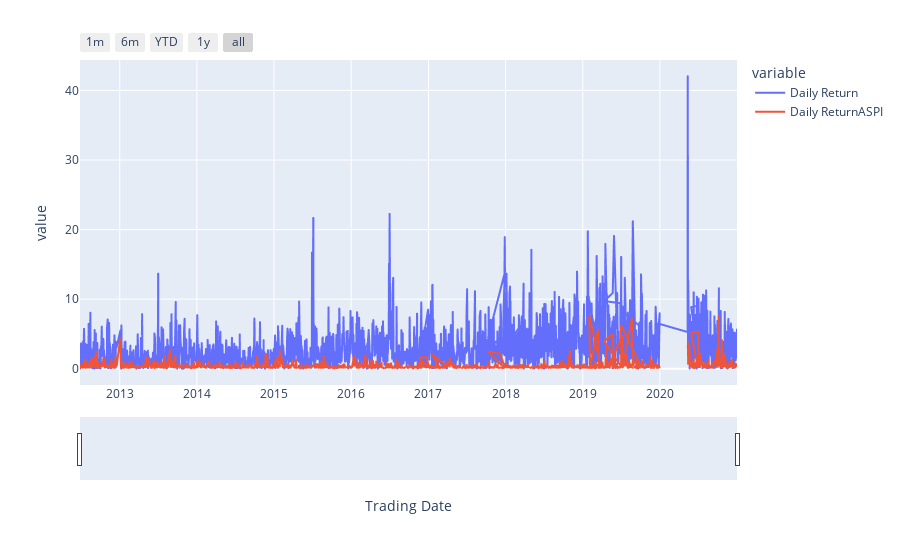

Notebook cell for this chart:
### Code cell
fig = px.line(newindexdf, x='Trading Date', y=['Daily Return','Daily ReturnASPI'])
fig.update_xaxes(
    rangeslider_visible=True,
    rangeselector=dict(
        buttons=list([
            dict(count=1, label="1m", step="month", stepmode="backward"),
            dict(count=6, label="6m", step="month", stepmode="backward"),
            dict(count=1, label="YTD", step="year", stepmode="todate"),
            dict(count=1, label="1y", step="year", stepmode="backward"),
            dict(step="all")
        ])
    )
)
fig.show()

### Figure 1 — Plotly figure (JSON) as saved in the notebook; plotly's stock layout.template omitted (floating-point values rounded to 4 significant figures; data arrays with more than 128 entries replaced by an {"elided": "..."} marker saying what was removed)
{"data": [{"hovertemplate": "variable=Daily Return<br>Trading Date=%{x}<br>value=%{y}<extra></extra>", "legendgroup": "Daily Return", "line": {"color": "#636efa", "dash": "solid"}, "marker": {"symbol": "circle"}, "mode": "lines", "name": "Daily Return", "showlegend": true, "type": "scattergl", "x": {"elided": "1956 str values"}, "xaxis": "x", "y": {"elided": "1956 float values"}, "yaxis": "y"}, {"hovertemplate": "variable=Daily ReturnASPI<br>Trading Date=%{x}<br>value=%{y}<extra></extra>", "legendgroup": "Daily ReturnASPI", "line": {"color": "#EF553B", "dash": "solid"}, "marker": {"symbol": "circle"}, "mode": "lines", "name": "Daily ReturnASPI", "showlegend": true, "type": "scattergl", "x": {"elided": "1956 str values"}, "xaxis": "x", "y": {"elided": "1956 float values"}, "yaxis": "y"}], "layout": {"legend": {"title": {"text": "variable"}, "tracegroupgap": 0}, "margin": {"t": 60}, "xaxis": {"anchor": "y", "domain": [0, 1], "rangeselector": {"buttons": [{"count": 1, "label": "1m", "step": "month", "stepmode": "backward"}, {"count": 6, "label": "6m", "step": "month", "stepmode": "backward"}, {"count": 1, "label": "YTD", "step": "year", "stepmode": "todate"}, {"count": 1, "label": "1y", "step": "year", "stepmode": "backward"}, {"step": "all"}]}, "rangeslider": {"visible": true}, "title": {"text": "Trading Date"}}, "yaxis": {"anchor": "x", "domain": [0, 1], "title": {"text": "value"}}}}
